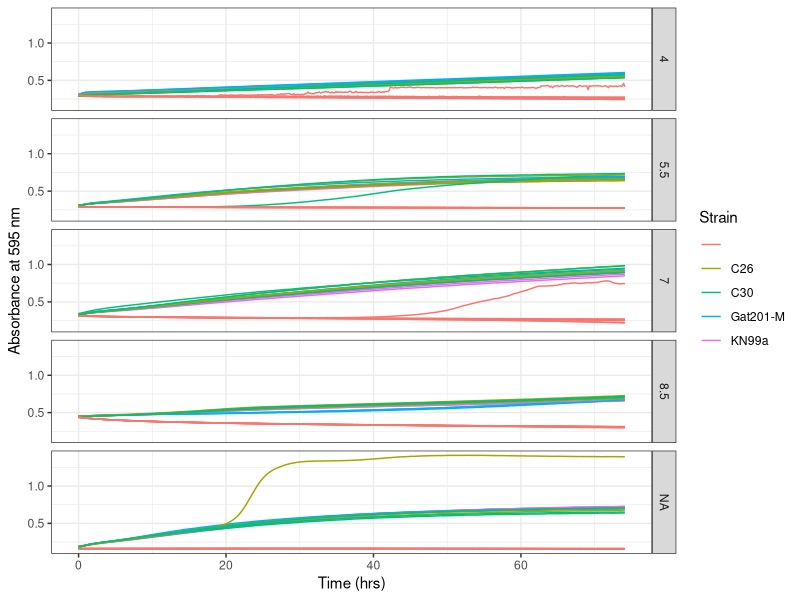
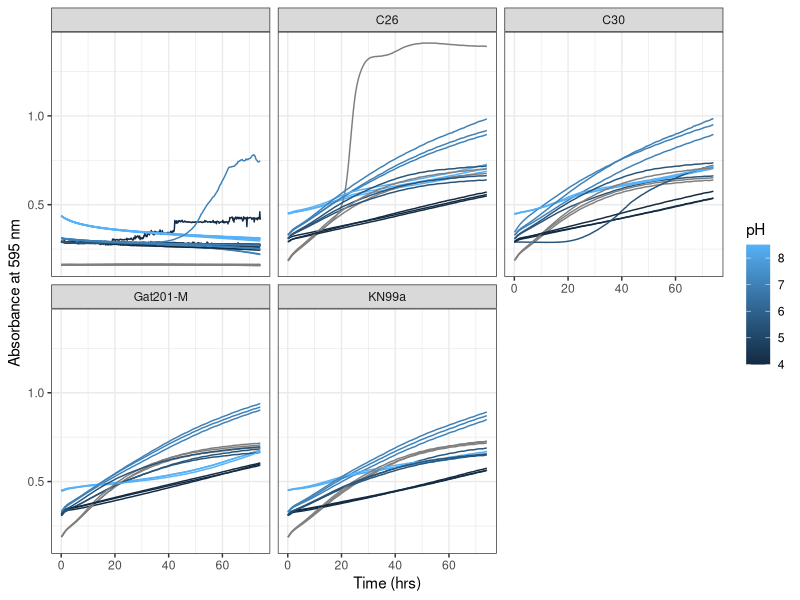
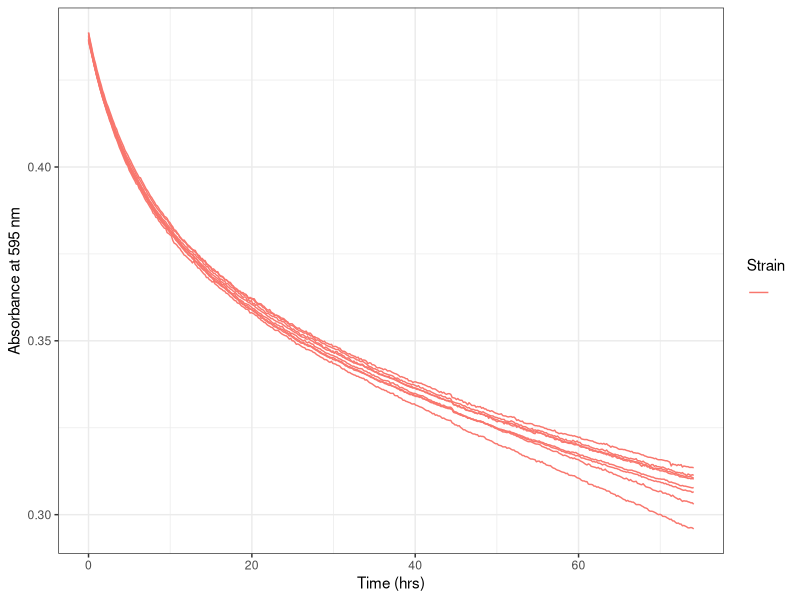
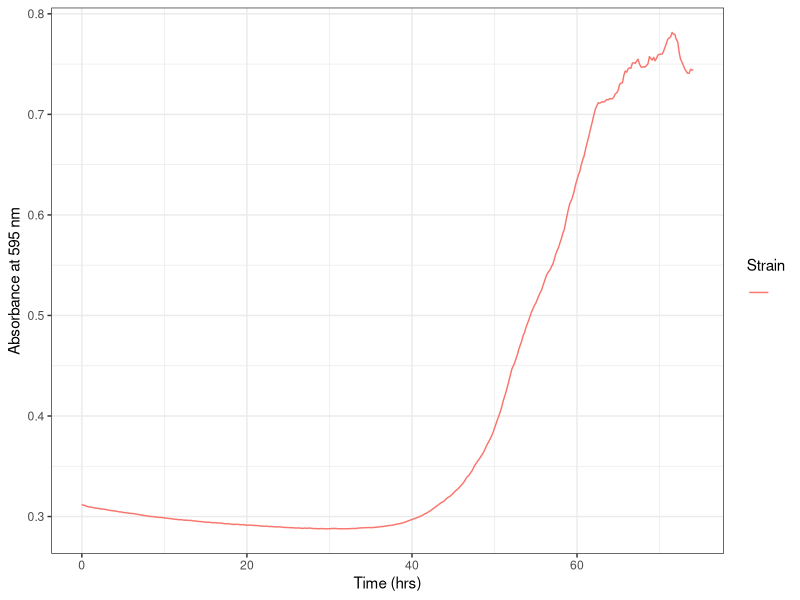
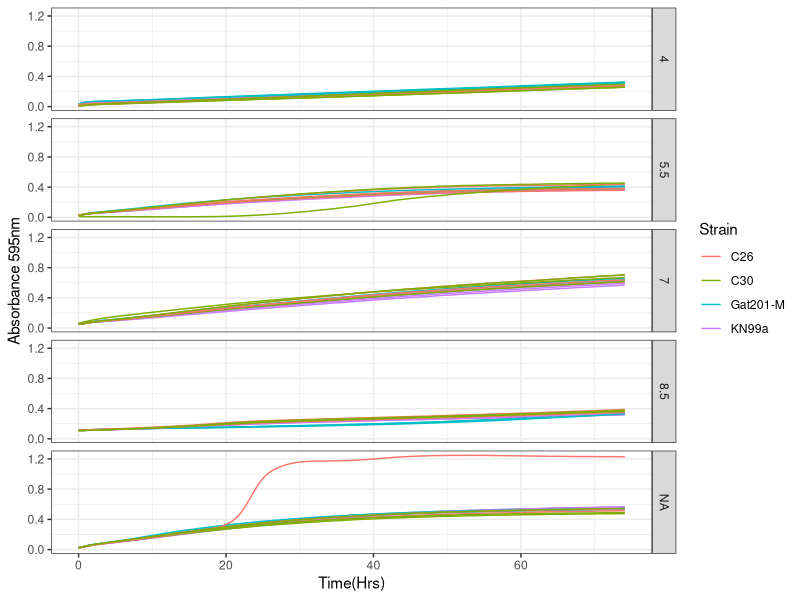
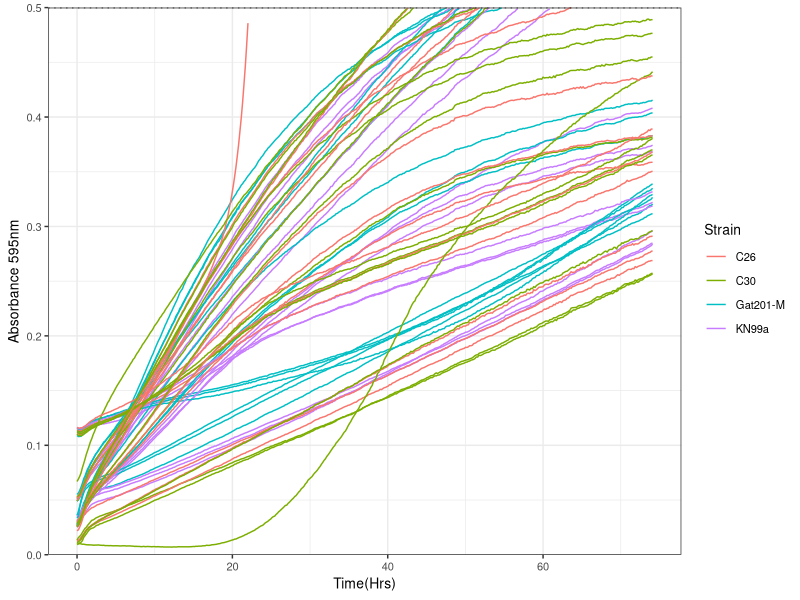
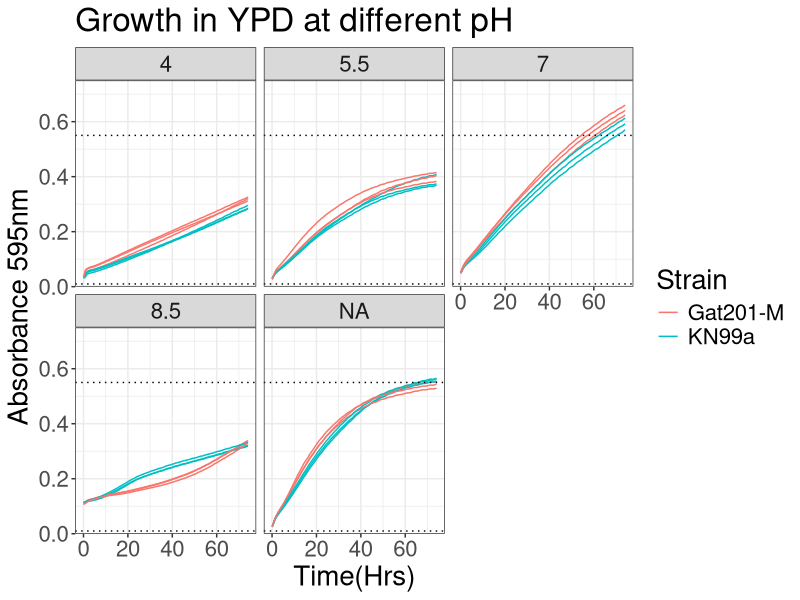
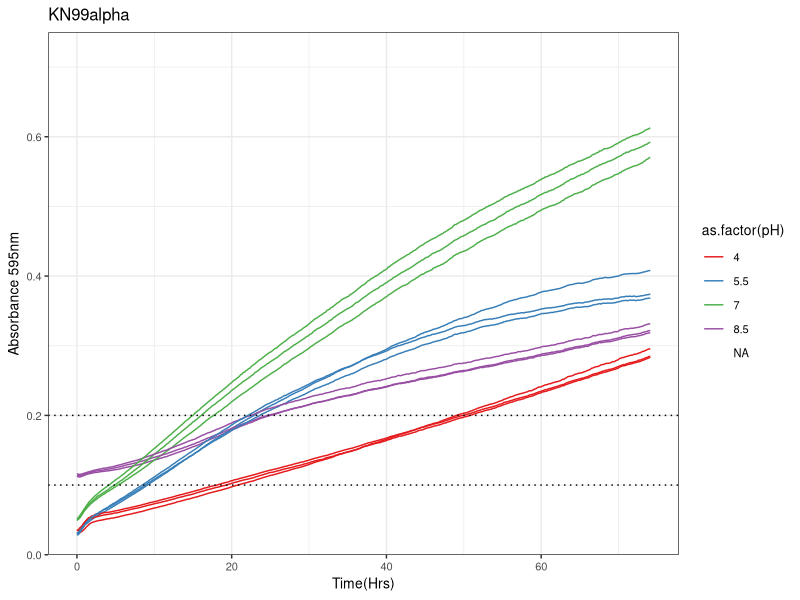

Source code (R) for these figures, in order:
## ---- chunk 1
knitr::opts_chunk$set(
  warning = FALSE, message = FALSE, echo = TRUE, cache = FALSE,
  results = "show"
)
## ---- chunk 2
library("reshape2")
library(dplyr)
library(ggplot2)
library(tidyverse)
library(markdown)
library(RColorBrewer)


## ---- chunk 3
rawdata <- read.csv("../Input/20210926_YPD_pH_TRS.csv")

#view(rawdata)
## ---- chunk 4

 rawdata_hrs<-mutate(rawdata, Time = Time/3600)

## ---- chunk 5
reshaped <- melt(rawdata_hrs, id=c("Time", "Temp"), variable.name="Well",
                 value.name="OD595")


summary(reshaped)
## ---- chunk 6

platemap <- read.csv("../Input/20210926_PR19_YPD_pH_Setup.csv")
head(platemap, n=10)


## ---- chunk 7
annotated <- inner_join(reshaped, platemap, by="Well")
 
#View(annotated)

## ---- chunk 8

ggplot(data=annotated, aes(x=Time, y=OD595, color=Strain, group = Well)) + 
       geom_line() + 
       theme_bw()+
       facet_grid(pH ~ .) +
       labs(x="Time (hrs)", y="Absorbance at 595 nm")
## ---- chunk 9

ggplot(data=annotated, aes(x=Time, y=OD595, color=pH, group=Well)) + 
       geom_line() + 
       theme_bw()+
       facet_wrap(Strain ~ .) +
       labs(x="Time (hrs)", y="Absorbance at 595 nm")
## ---- chunk 10

annotated %>%
  group_by(Well) %>% 
  summarise(maxOD=max(OD595)) %>%
  arrange(desc(maxOD))
## ---- chunk 11

ggplot(data=filter(annotated,Strain=="", pH=="8.5"), 
       aes(x=Time, y=OD595, color=Strain, group = Well)) + 
       geom_line() + 
       theme_bw()+
       labs(x="Time (hrs)", y="Absorbance at 595 nm")
## ---- chunk 12

ggplot(data=filter(annotated,Well=="H9"), 
       aes(x=Time, y=OD595, color=Strain, group = Well)) + 
       geom_line() + 
       theme_bw()+
       labs(x="Time (hrs)", y="Absorbance at 595 nm")

## ---- chunk 13
blank_OD_summary <- annotated %>%
  filter(Strain=="") %>%
  filter(Well!= "H1") %>%
  filter(Well!= "F12") %>%
  filter(Well!= "H9") %>%
  group_by(pH) %>%
  summarise(OD_median=median(OD595),
            OD_mean=mean(OD595),
            OD_max=max(OD595),
            OD_min=min(OD595))
print(blank_OD_summary)
## ---- chunk 14

normalisedOD <- annotated %>%
  left_join(blank_OD_summary, by="pH") %>%
  mutate(OD_corrected = OD595 - OD_median)

#view(normalisedOD)
## ---- chunk 15

ggplot(data=filter(normalisedOD,Strain !=""),  aes(x=Time, y=OD_corrected, color=Strain, group = Well)) + 
       geom_line() + 
       facet_grid(pH ~ .) +
       theme_bw()+
       labs(x = "Time(Hrs)") +
       labs(y = "Absorbance 595nm")
## ---- chunk 16

ggplot(data=normalisedOD %>%
         filter(Strain != ""),
       aes(Time, OD_corrected, colour = Strain, group = Well)) + 
       geom_line() + 
       geom_hline(aes(yintercept=0.5), linetype="dotted", colour="black") +
      
       theme_bw() +
        scale_y_continuous(limits=c(0,0.5),expand=c(0,0)) +
        labs(x = "Time(Hrs)") +
        labs(y = "Absorbance 595nm") +
      theme(text = element_text(size = 10))

## ---- chunk 17
strain <- filter(normalisedOD, Strain == "KN99a" )

strain2 <-  filter(normalisedOD, Strain == "Gat201-M" )

strain_all <- bind_rows(strain, strain2) 

summary(strain_all)

## ---- chunk 18

ggplot(data=strain_all ,
       aes(Time, OD_corrected, colour = Strain, group = Well)) + 
       geom_line() + 
       geom_hline(aes(yintercept=0.55), linetype="dotted", colour="black") +
   geom_hline(aes(yintercept=0.01), linetype="dotted", colour="black") +
      facet_wrap(pH ~ .)+
       theme_bw() +
        scale_y_continuous(limits=c(0,0.75),expand=c(0,0)) +
        
        labs(x = "Time(Hrs)") +
        labs(y = "Absorbance 595nm") +
        labs(title = "Growth in YPD at different pH")+
      theme(text = element_text(size = 20), line = element_line(brewer.pal(2, "Set1")))
## ---- chunk 19

ggplot(data=normalisedOD %>%
         filter(Strain == "KN99a"),
         aes(Time, OD_corrected, group = Well, colour = as.factor (pH))) + 
         geom_line() +
         geom_hline(aes(yintercept=0.1), linetype="dotted", colour="black") +
          geom_hline(aes(yintercept=0.2), linetype="dotted", colour="black") +
         theme_bw() +
         scale_y_continuous(limits=c(0,0.75),expand=c(0,0)) +
         labs(x = "Time(Hrs)") +
         labs(y = "Absorbance 595nm") +
         labs(title = "KN99alpha") +
         theme(text = element_text(size = 10))+
         scale_color_brewer(palette="Set1")

   
## ---- chunk 20

ggplot(data=normalisedOD %>%
         filter(Strain == "Gat201-M"),
         aes(Time, OD_corrected, group = Well, colour = as.factor (pH))) + 
         geom_line() +
         geom_hline(aes(yintercept=0.1), linetype="dotted", colour="black") +
          geom_hline(aes(yintercept=0.2), linetype="dotted", colour="black") +
         theme_bw() +
         scale_y_continuous(limits=c(0,0.75),expand=c(0,0)) +
         labs(x = "Time(Hrs)") +
         labs(y = "Absorbance 595nm") +
         labs(title = "Gat201-M") +
         theme(text = element_text(size = 10))+
         scale_color_brewer(palette="Set1")

   
## ---- chunk 21

ggplot(data=normalisedOD %>%
         filter(Strain == "C26"),
         aes(Time, OD_corrected, group = Well, colour = as.factor (pH))) + 
         geom_line() +
         geom_hline(aes(yintercept=0.1), linetype="dotted", colour="black") +
          geom_hline(aes(yintercept=0.2), linetype="dotted", colour="black") +
         theme_bw() +
         scale_y_continuous(limits=c(0,0.75),expand=c(0,0)) +
         labs(x = "Time(Hrs)") +
         labs(y = "Absorbance 595nm") +
         labs(title = "C26") +
         theme(text = element_text(size = 10))+
         scale_color_brewer(palette="Set1")

   
## ---- chunk 22

ggplot(data=normalisedOD %>%
         filter(Strain == "C30"),
         aes(Time, OD_corrected, group = Well, colour = as.factor (pH))) + 
         geom_line() +
         geom_hline(aes(yintercept=0.1), linetype="dotted", colour="black") +
          geom_hline(aes(yintercept=0.2), linetype="dotted", colour="black") +
         theme_bw() +
         scale_y_continuous(limits=c(0,0.75),expand=c(0,0)) +
         labs(x = "Time(Hrs)") +
         labs(y = "Absorbance 595nm") +
         labs(title = "C30") +
         theme(text = element_text(size = 10))+
         scale_color_brewer(palette="Set1")

   
